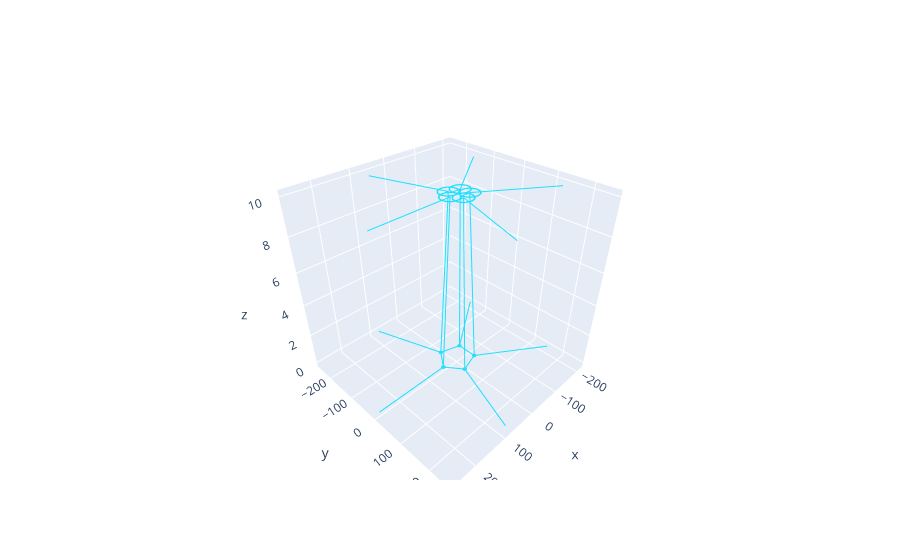

The notebook cell saved with this chart:
### Code cell
import plotly

ps = h.PlotShape(True)
ps.variable("v")
ps.scale(-80, 40)
ps.exec_menu("Shape Plot")
ps.exec_menu("Show Diam")

# visualize all netcons on the 3d plot
# for nc in ring.cells[0]._ncs:
#     plotly_trace = ps.plot(plotly)
#     plotly_trace.line.width = 10
#     plotly_trace.line.color = "red"
#     plotly_trace.line.dash = "dash"
#     plotly_trace.line.smoothing = 1.3

ps.plot(plotly).show()
